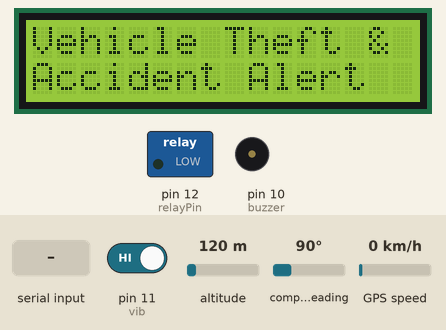
Simulated run of this sketch. Board: Arduino Uno, built with avr-gcc and run on an emulated ATmega328P. On the bench: 16×2 character LCD, switched loads named in the sketch (green lamp = pin HIGH), buzzer (waves = sounding, pin HIGH). Inputs (shaded band) come from the test bench; at power-on: pin 11 (vib) HIGH, altitude 120 m, compass heading 90°, GPS speed 0 km/h. The GPS gets a fix after 3 s at 37.7749, -122.4194 with 8 satellites; the modem accepts every AT command (registered, SIM ready, sends succeed) and sends nothing else; what the sketch prints to the serial monitor is not drawn.

Above: at 3.1 s.
At 8.2 s:
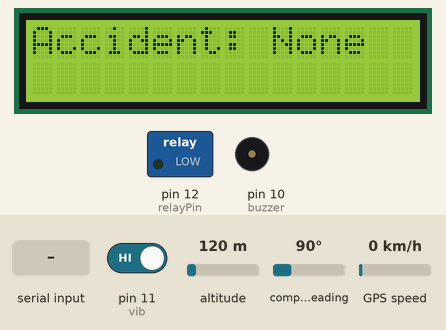
8.3 s: pin 11 (vib) driven LOW
At 12.4 s:
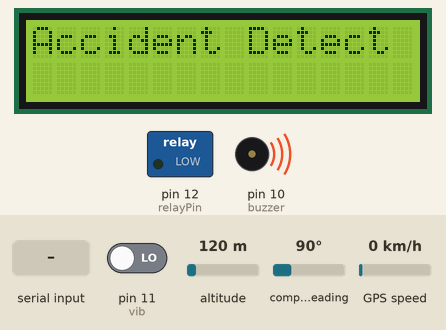
12.5 s: "Engine on" received over the second serial link
At 15.9 s:
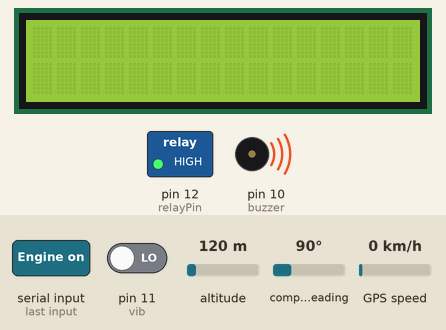
Timing chart, 0 to 19.4 s (numbered marks = the images above; inputs shaded):
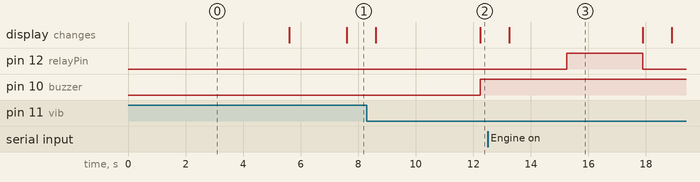

The sketch:

Vehicle_Theft_Control_and_Accident.ino
```cpp
#include <TinyGPS++.h>
#include <SoftwareSerial.h>
#include<LiquidCrystal.h>

LiquidCrystal lcd(8,9,4,5,6,7);
SoftwareSerial sim(2, 3);
String number = "+916281104093";
const int relayPin = 12;
TinyGPSPlus gps;
int vib=11;
int buzzer=10;
int v;
volatile float minutes, seconds;
volatile int degree, secs, mins;
unsigned long start;
uint8_t hr_val, min_val, sec_val;
bool loc_valid, alt_valid, time_valid;
double lat_val, lng_val, alt_m_val;

void setup() {

  Serial.begin(9600);
  lcd.begin(16, 2); // Sets the LCD size to 16 columns and 2 rows


  sim.begin(9600);
  project_name();
  pinMode(relayPin, OUTPUT);
  digitalWrite(relayPin, LOW);
  Serial.println("System Started...");
  pinMode(buzzer,OUTPUT);
  pinMode(vib,INPUT);
  delay(1000);
  sim.println("AT");
  delay(500);

  sim.println("AT+CMGF=1"); // Set SMS text mode
  delay(500);

  sim.println("AT+CNMI=1,2,0,0,0"); // Enable SMS notification
  delay(500);
  Serial.println("GSM SIM800L Module Ready...");

}

void loop() {
  lcd.clear();
    get_GPSData();
    display_LongLati_Values();
    ReceiveMessage();

  if (sim.available() > 0) {
    Serial.write(sim.read());
  }
  v=digitalRead(vib);
  if(v==LOW)
  {
    lcd.clear();
    String locationMessage = "Alert!! Accident Detected Latitude: " + String(lat_val, 6) + ", Longitude: " + String(lng_val, 6);
    SendMessage(locationMessage);
    digitalWrite(buzzer,HIGH);
    lcd.print("Accident Detect");
        digitalWrite(relayPin,LOW);

    delay(1000);
    digitalWrite(relayPin,LOW);
  }
  else
  {
    digitalWrite(buzzer,LOW);
    lcd.print("Accident: None");
    delay(1000);
  }

}

void ReceiveMessage() {
  if (sim.available() > 0) {
    String receivedMessage = sim.readString();
    Serial.println("Received: " + receivedMessage);

    if (receivedMessage.indexOf("Engine on") >= 0) {
      digitalWrite(relayPin, HIGH);
      Serial.println("Relay ON");
    }
    else if (receivedMessage.indexOf("Engine off") >= 0) {
      digitalWrite(relayPin, LOW);
      Serial.println("Relay OFF");
    }
    else if (receivedMessage.indexOf("location") >= 0) {
      if (loc_valid) {
        String locationMessage = "Latitude: " + String(lat_val, 6) + ", Longitude: " + String(lng_val, 6);
        SendMessage(locationMessage);
        Serial.println("Location sent via SMS: " + locationMessage);
      } else {
        SendMessage("GPS location not available.");
        Serial.println("GPS location not available.");
      }
    } else {
      String locationMessage = "Latitude: " + String(lat_val, 6) + ", Longitude: " + String(lng_val, 6);
      Serial.println("Command not recognized");
    }
  }


}

void SendMessage(String message) {
  sim.println("AT+CMGF=1");
  delay(200);
  sim.println("AT+CMGS=\"" + number + "\"\r");
  delay(200);
  sim.print(message);
  delay(100);
  sim.write(26); // Send Ctrl+Z character to send SMS
  delay(2000);
  Serial.println("Message sent: " + message);
}

void display_LongLati_Values(){
  if (!loc_valid) {
    Serial.print("Latitude:");
    Serial.println("*****");
    Serial.print("Longitude:");
    Serial.println("*****");
  } else {
    DegMinSec(lat_val);
  }
}

void get_GPSData(){
  smartDelay(1000); // Precise delay of 1 second
  lat_val = gps.location.lat(); // Get latitude data
  loc_valid = gps.location.isValid(); // Check if location data is valid
  lng_val = gps.location.lng(); // Get longitude data
  alt_m_val = gps.altitude.meters(); // Get altitude in meters
  alt_valid = gps.altitude.isValid(); // Check if altitude data is valid
}

static void smartDelay(unsigned long ms) {
  unsigned long start = millis();
  do {
    while (Serial.available()) // Encode data read from GPS
      gps.encode(Serial.read());
  } while (millis() - start < ms);
}

void DegMinSec(double tot_val) { // Convert data in decimal degrees to degrees-minutes-seconds
  degree = (int)tot_val;
  minutes = tot_val - degree;
  seconds = 60 * minutes;
  minutes = (int)seconds;
  mins = (int)minutes;
  seconds = seconds - minutes;
  seconds = 60 * seconds;
  secs = (int)seconds;
}

void project_name() {
  lcd.clear();
  lcd.setCursor(0, 0);
  lcd.print("Vehicle Theft &");
  lcd.setCursor(0, 1);
  lcd.print("Accident Alert");
  delay(3000);
}
```

Measured:
- after the input at 8.3 s, pin 10 (buzzer): LOW → HIGH after 3.9 s
- after the input at 12.5 s, pin 12 (relayPin): LOW → HIGH after 2.8 s, → LOW 2.6 s later
